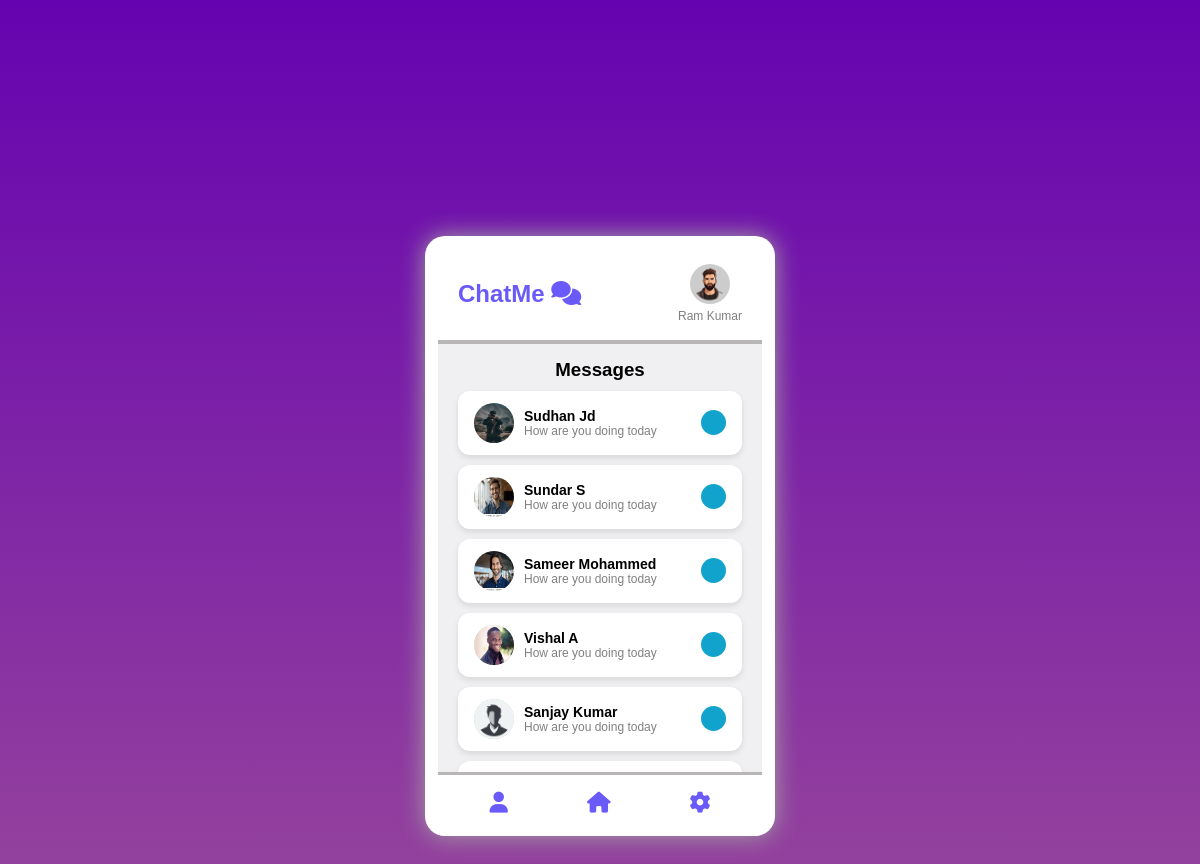
The page /chats/ (signed in) on the database its author committed.
### mychatapp/models.py (models this page shows, shortened)
class Profile(models.Model):
    user = models.OneToOneField(User, on_delete=models.CASCADE)
    name = models.CharField(max_length=100)
    pic = models.ImageField(upload_to="img", blank=True, null=True)
    friends = models.ManyToManyField('Friend', related_name="my_friends")

class Friend(models.Model):
    profile = models.OneToOneField(Profile, on_delete=models.CASCADE)

### mychatapp/views.py (the view)
# urls.py: path('', views.index, name="index" ),
def index(request):
    user = request.user.profile
    friends = user.friends.all()
    context = {"user":user, "friends":friends}
    return render(request, "htmlFiles/index.html", context)

### mychatapp/templates/htmlFiles/index.html (shortened to what this page needs)
{% extends "htmlFiles/base.html" %}
{% block "container" %}
  <div class="container">
    <div class="chat-box">
      <header class="chat-header">
        <h2 class="logo">ChatMe <i class="fas fa-comments"></i></h2>
        <div class="user-info">
          <img src="{{user.pic.url}}" alt="" class="avatar">
          <p>{{user.name}}</p>
        </div>
      </header>
      <div class="messages-area">
        <h3>Messages</h3>
        {% for friend in friends %}
        <a href="{% url 'detail' friend.profile.id %}"  >
          <div class="message-card">
            <img src="{{friend.profile.pic.url}}" alt="" class="avatar">
            <div class="message-content">
              <h4>{{friend.profile.name}}</h4>
              <p>How are you doing today</p>
            </div>
            <div class="message-count"></div>
          </div>
        </a>
        {% endfor %}
      </div>
      <footer class="foot">
        <i class="fas fa-user"></i>
        <i class="fas fa-home"></i>
        <i class="fas fa-cog"></i>
      </footer>
    </div>
  </div>
{% endblock %}

### mychatapp/static/css/style.css (style rules this page uses)
* { margin: 0; padding: 0; box-sizing: border-box; font-family: sans-serif; }
body { background: linear-gradient(#6503b0, #9e5099); display: flex; justify-content: center; align-items: center; height: 100vh; }
.container { width: 350px; }
.logo { color: #6a5af9; font-weight: 700; }
.user-info { text-align: center; }
.user-info p { text-align: center; color: gray; font-size: 12px; line-height: 1.4; }
.message-card { background: #fff; display: flex; align-items: center; justify-content: space-between; padding: 12px 16px; border-radius: 12px; box-shadow: 0 3px 6px rgba(0, 0, 0, 0.1); cursor: pointer; transition: transform 0.2s; }
.avatar { width: 40px; height: 40px; border-radius: 50%; background-color: #ccc; }
.message-content { flex: 1; margin-left: 10px; }
.message-content h4 { font-size: 14px; font-weight: 600; }
.message-content p { font-size: 12px; color: gray; }
.message-count { width: 25px; height: 25px; border-radius: 50%; background-color: #11a3cb; color: white; font-weight: bold; display: flex; justify-content: center; align-items: center; }
.foot { display: flex; justify-content: space-around; align-items: center; padding: 17px 12px 10px 12px; border-top: 3.8px solid #b8b6b6; }
footer i { font-size: 21px; color: #6a5af9; cursor: pointer; transition: 0.3s; }
.chat-box { background-color: white; border-radius: 20px; height: 600px; padding: 13px; display: flex; flex-direction: column; justify-content: space-between; box-shadow: 0 0 25px #a4a4a4; overflow: hidden; }
.chat-header { display: flex; justify-content: space-between; align-items: center; padding: 15px 20px; border-bottom: 4px solid #b8b6b6; }
.messages-area { flex: 1; padding: 15px 20px; display: flex; flex-direction: column; gap: 10px; background: #f0f0f2; overflow-y: auto; }
.messages-area h3 { text-align: center; }
.messages-area a { color: black; text-decoration: none; }

### rows shown on the page
Profile: pic (picture), name "Ram Kumar"
Friend: profile.pic (picture), profile.name "Sudhan Jd"
Friend: profile.pic (picture), profile.name "Sundar S"
Friend: profile.pic (picture), profile.name "Sameer Mohammed"
Friend: profile.pic (picture), profile.name "Vishal A"
Friend: profile.pic (picture), profile.name "Sanjay Kumar"
